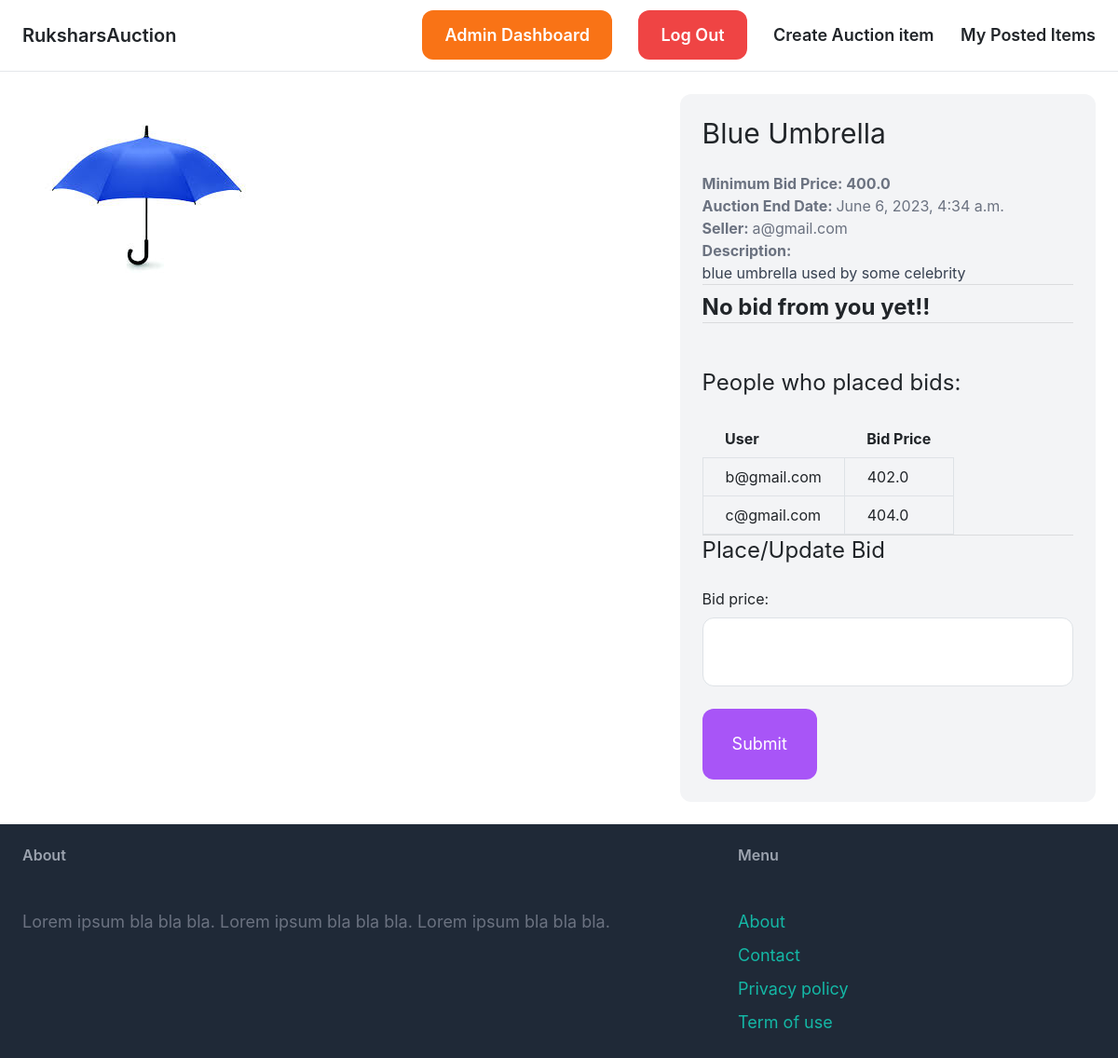
Page /items/place_bid/3/ (signed in) on the earlier database version.
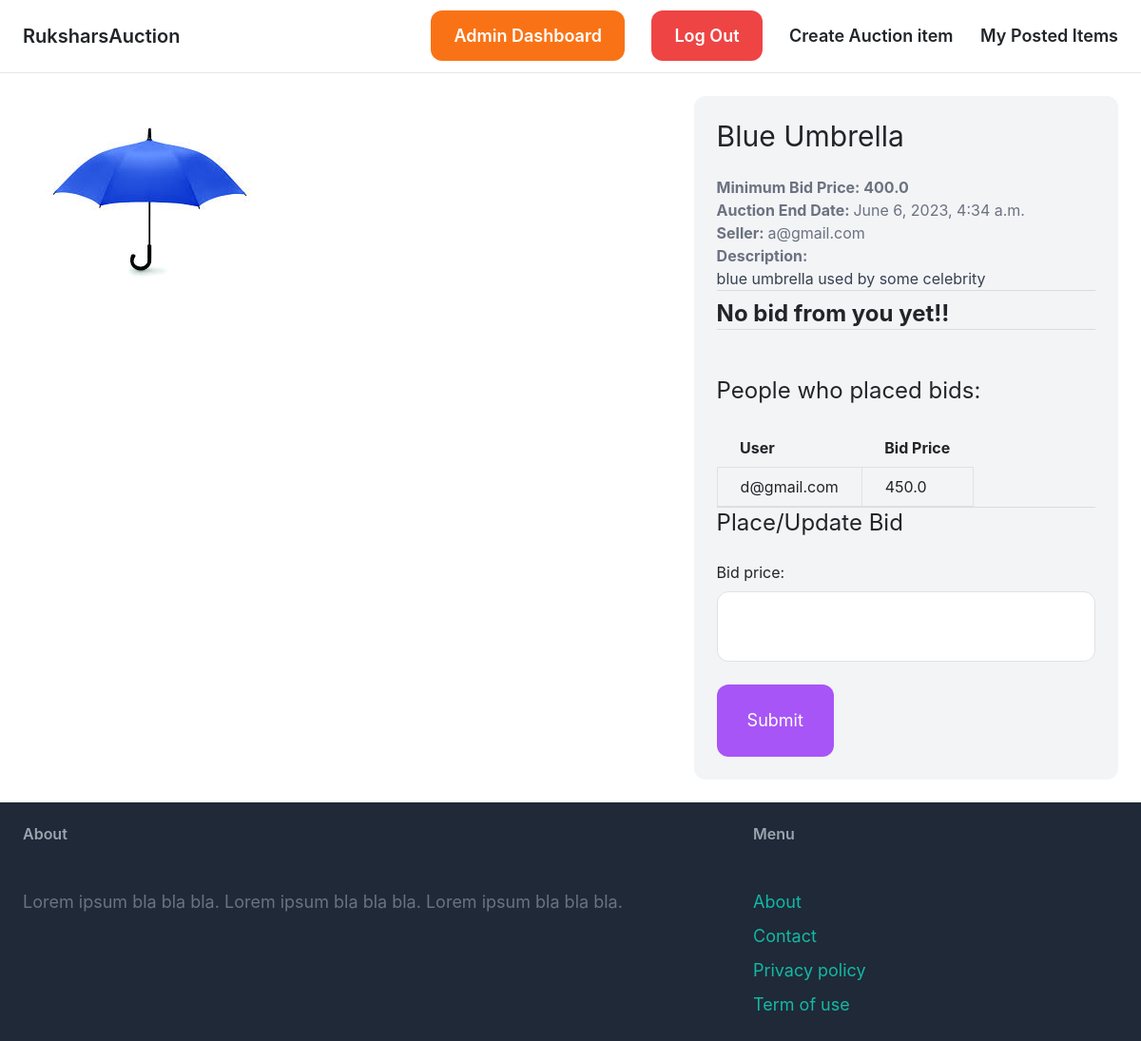
Same page on the later database version.
### item/models.py (models this page shows, shortened)
class Item(models.Model):
    name = models.CharField(max_length=255)
    description = models.TextField(blank=True, null=True)
    minimum_bid_price = models.FloatField()
    image = models.ImageField(upload_to='item_images',blank=True, null=True)
    is_bid_close = models.BooleanField(default=False)
    created_by = models.ForeignKey(CustomUser, related_name='items', on_delete=models.CASCADE)
    created_at = models.DateTimeField(auto_now_add=True)
    auction_end_datetime = models.DateTimeField()

class Bid(models.Model):
    bid_price = models.FloatField()
    item = models.ForeignKey(Item,related_name='bids',on_delete=models.CASCADE)
    bid_placed_by = models.ForeignKey(CustomUser, related_name='bids', on_delete=models.CASCADE)
    bid_placed_at = models.DateTimeField(auto_now_add=True)
    is_winner = models.BooleanField(default=False) #did the user win the bid
    updated_at = models.DateTimeField(auto_now=True) #keep track of bid updates

### core/models.py (models this page shows, shortened)
class CustomUser(AbstractUser):
    email = models.EmailField(unique=True)
    USERNAME_FIELD = 'email'
    REQUIRED_FIELDS = ['username']

### item/views.py (the view)
# urls.py: path('place_bid/<int:pk>/', views.submit_bid, name='submit_bid'),
@login_required
def submit_bid(request, pk):
    item = get_object_or_404(Item, pk=pk)
    item_bids = item.bids.all() #get all bids for this item
    bid = Bid.objects.filter(item = item, bid_placed_by = request.user).first()
    bid_json = {}#storing info of bid to display on frontend
    if request.user.username != item.created_by.username:
        if bid is None :
            print('No bids by User: ', request.user.username, ' for this item: ', item.name)
            bid_json = {'bid_available':False, 'bid_price':''} #if bid_available is False front end shows 'user made no bid yet!'
        else:
            print('user: ',request.user.username, ' bid: ', bid.bid_price)
            bid_json = {'bid_available':True, 'bid_price':bid.bid_price}#if bid_available is true front end shows current bid price for this item
    if request.method == 'POST':
        if bid is None:
            form = BidPlacementForm(request.POST)
        else:
            form = BidPlacementForm(request.POST, instance=bid)
        if form.is_valid():
            if bid is None: #if no bid placed before
                bid = form.save(commit=False)
                bid.item = item
                bid.bid_placed_by = request.user
                bid.save()
            else:
                form.save()
            return redirect('item:detail', pk=item.id)
    else:
        form = BidPlacementForm()
    return render(request, 'item/place_bid.html', {
        'item': item,
        'bid':bid_json,
        'bid_placement_form':form,
        'bids':item_bids
    })

### item/forms.py
class BidPlacementForm(forms.ModelForm):
    class Meta:
        model = Bid
        fields = ( 'bid_price',)
        widgets ={
            'bid_price': forms.TextInput(attrs={
                'class': INPUT_CLASSES
            })
        }

### item/templates/item/place_bid.html (shortened to what this page needs)
{% extends 'core/base.html' %}
{% block content %}
<div class="grid grid-cols-5 gap-6">
    <div class="col-span-3">
        <img src="{{ item.image.url }}" class="rounded-xl">
    </div>
    <div class="col-span-2 p-6 bg-gray-100 rounded-xl">
        <h1 class="mb-6 text-3xl">{{ item.name }}</h1>
        <p class="text-gray-500"><strong>Minimum Bid Price: {{ item.minimum_bid_price }}</strong></p>
        <p class="text-gray-500"><strong>Auction End Date: </strong>{{ item.auction_end_datetime }}</p>
        <p class="text-gray-500"><strong>Seller: </strong>{{ item.created_by.username }}</p>
        {% if item.description %}
            <p class="text-gray-700">
                <strong class="text-gray-500">Description:</strong><br>
                {{ item.description }}
            </p>
        {% endif %}
        <hr>
        {% if request.user.username != item.created_by.username and  not item.is_bid_close %}
            {% if not bid.bid_available %}
                <p class="mt-2 text-2xl"><strong>No bid from you yet!!</strong></p>
            {% else %}
                <p class="mt-2 text-2xl"><strong>Previous bid by you: {{ bid.bid_price }}</strong></p>
            {% endif %}
            <hr>
            <div class="mt-5">
                {% if bids|length == 0 %}
                    <h1 class="mb-6 text-2xl">No one placed a bid yet!!</h1>
                {% else %}
                    <h1 class="mb-6 text-2xl">People who placed bids:</h1>
                    <table class="table-auto">
                        <thead>
                          <tr>
                            <th class="px-4 py-2">User</th>
                            <th class="px-4 py-2">Bid Price</th>
                          </tr>
                        </thead>
                        <tbody>
                          {% for b in bids %}
                            <tr>
                              <td class="border px-4 py-2">{{ b.bid_placed_by.username }}</td>
                              <td class="border px-4 py-2">{{ b.bid_price }}</td>
                            </tr>
                          {% endfor %}
                        </tbody>
                      </table>
                {% endif %}
            </div>
            <hr>
            <h1 class="mb-6 text-2xl">Place/Update Bid</h1>
            <form method="post" action="." >
                <div class="space-y-4">
                    {{ bid_placement_form.as_p }}
                </div>
                <button class="mt-6 py-4 px-8 text-lg bg-purple-500 hover:bg-purple-700 rounded-xl text-white">Submit</button>
            </form>
        {% endif %}
    </div>
</div>
{% endblock %}

### core/templates/core/base.html (shortened to what this page needs)
<!DOCTYPE html>
<html lang="en">
    <head>
        <link rel="stylesheet" href="https://netdna.bootstrapcdn.com/font-awesome/4.7.0/css/font-awesome.css">
        <link rel="stylesheet" href="https://stackpath.bootstrapcdn.com/bootstrap/4.1.3/css/bootstrap.min.css">
        <script src="https://cdn.tailwindcss.com"></script>
    </head>
    <body>
        <nav class="py-6 px-6 flex justify-between items-center border-b border-gray-200">
            <a href="/" class="text-xl font-semibold">RuksharsAuction</a>
            <div class="space-x-6">
                {% if request.user.is_authenticated %}
                    {% if request.user.is_superuser %}
                        <a href="{% url 'dashboard:admin_dashboard' %}" class="px-6 py-3 text-lg font-semibold bg-orange-500 text-white rounded-xl hover:bg-orange-700">Admin Dashboard</a>
                    {% endif %}
                    <a href="{% url 'core:logout' %}" class="px-6 py-3 text-lg font-semibold bg-red-500 text-white rounded-xl hover:bg-red-700">Log Out</a>
                    <a href="{% url 'item:new_item' %}" class="text-lg font-semibold hover:text-gray-500">Create Auction item</a>
                    <a href="{% url 'dashboard:index' %}" class="text-lg font-semibold hover:text-gray-500">My Posted Items</a>
                {% else %}
                    <a href="{% url 'core:signup' %}" class="px-6 py-3 text-lg font-semibold bg-purple-500 text-white rounded-xl hover:bg-purple-700">Sign up</a>
                    <a href="{% url 'core:login' %}" class="px-6 py-3 text-lg font-semibold bg-gray-500 text-white rounded-xl hover:bg-gray-700">Log in</a>
                {% endif %}
            </div>
        </nav>
        <div class="px-6 py-6">
            {% block content %}
            {% endblock %}
        </div>
        <footer class="py-6 px-6 flex justify-between bg-gray-800">
            <div class="w-2/3 pr-10">
                <h3 class="mb-5 font-semibold text-gray-400">About</h3>
                <p class="text-lg text-gray-500">Lorem ipsum bla bla bla. Lorem ipsum bla bla bla. Lorem ipsum bla bla bla.</p>
            </div>
            <div class="w-1/3">
                <h3 class="mb-5 font-semibold text-gray-400">Menu</h3>
                <ul class="space-y-2">
                    <li><a href="#" class="text-lg text-teal-500 hover:text-teal-700">About</a></li>
                    <li><a href="#" class="text-lg text-teal-500 hover:text-teal-700">Contact</a></li>
                    <li><a href="#" class="text-lg text-teal-500 hover:text-teal-700">Privacy policy</a></li>
                    <li><a href="#" class="text-lg text-teal-500 hover:text-teal-700">Term of use</a></li>
                </ul>
            </div>
        </footer>
    </body>
</html>

Differences in the rows shown:
removed Bid: bid_placed_by.username "b@gmail.com", bid_price "402.0"
removed Bid: bid_placed_by.username "c@gmail.com", bid_price "404.0"
added Bid: bid_placed_by.username "d@gmail.com", bid_price "450.0"
